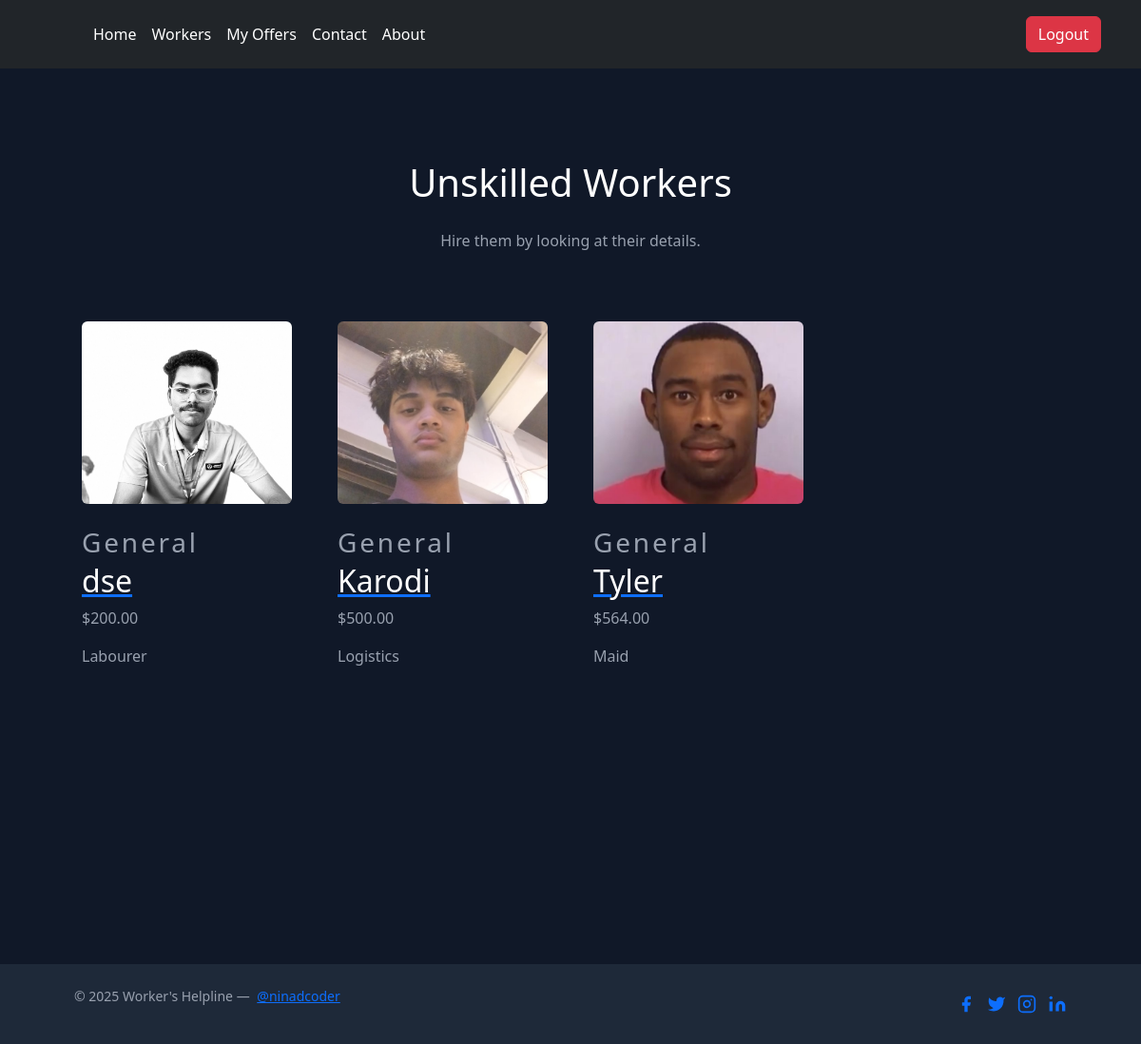
/workers/unskilled/ (signed in), run on an earlier commit of the app's database.
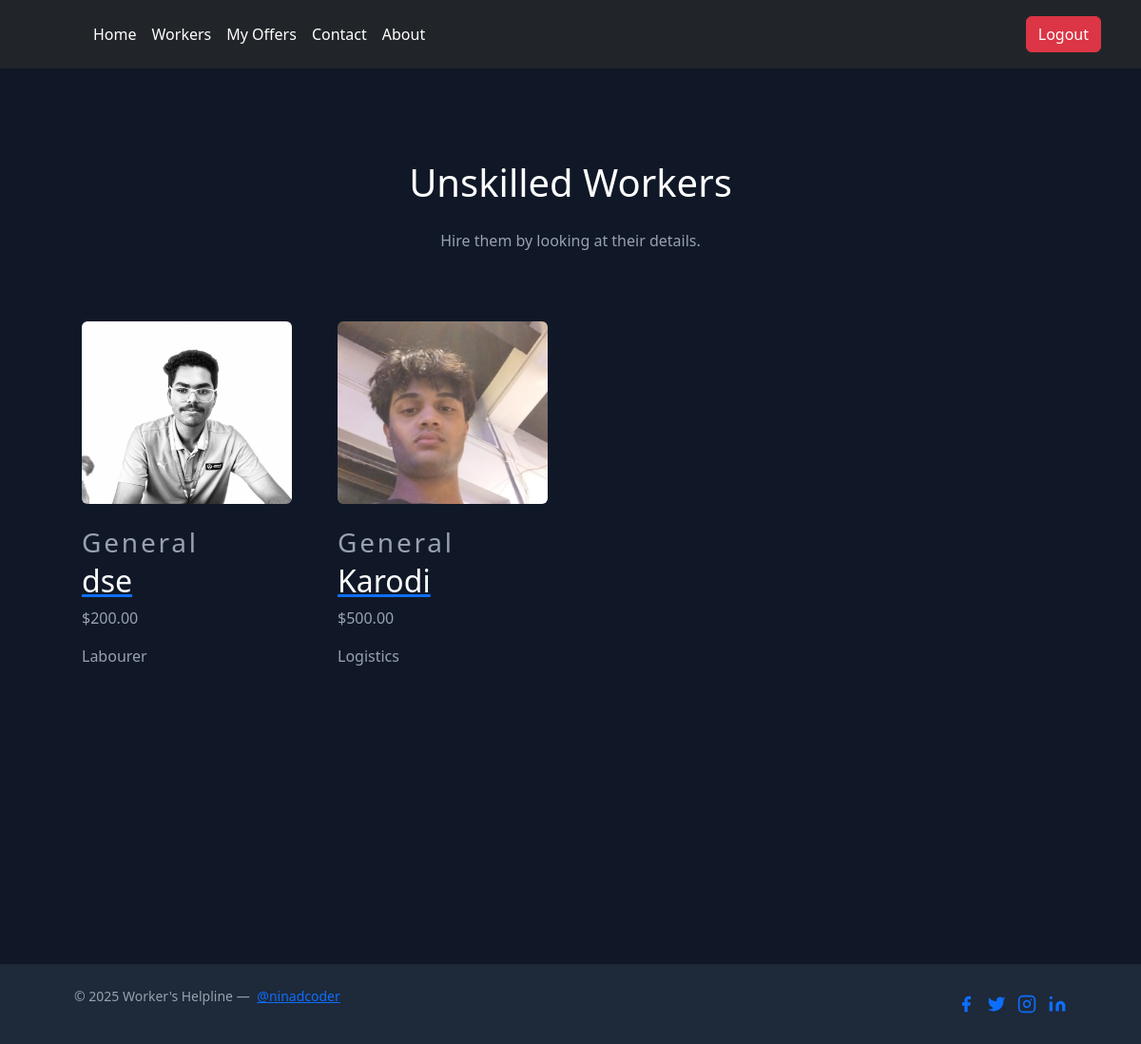
And on a later commit of the database.
### users/models.py (models this page shows, shortened)
class Profile(models.Model):
    ROLE_CHOICES = [
        ('worker', 'Worker'),
        ('hirer', 'Hirer'),
    ]
    WORKER_TYPE_CHOICES = [
        ('qualified', 'Skilled Worker'),
        ('general', 'Unskilled Worker'),
    ]
    user = models.OneToOneField(User, on_delete=models.CASCADE)
    image = models.ImageField(default='default.jpg', upload_to='profile_pics')
    role = models.CharField(max_length=10, choices=ROLE_CHOICES, default='hirer')
    worker_type = models.CharField(max_length=20, choices=WORKER_TYPE_CHOICES, blank=True, null=True)
    job_profession = models.CharField(max_length=255, blank=True, null=True)
    age = models.PositiveIntegerField(blank=True, null=True)
    address = models.CharField(max_length=255, blank=True, null=True)
    wage = models.DecimalField(max_digits=10, decimal_places=2, blank=True, null=True)
    police_verified = models.BooleanField(default=False)

### workers_board/views.py (the view)
# urls.py: path('unskilled/', unskilled, name='unskilled'),
@login_required
def unskilled(request):
    unskilled_workers = Profile.objects.filter(role='worker', worker_type='general')
    return render(request, 'unskilled.html', {'workers': unskilled_workers})

### templates/unskilled.html (shortened to what this page needs)
{% extends "base.html" %}
{% block body %}
<section class="text-gray-400 bg-gray-900 body-font">
  <div class="container px-5 py-24 mx-auto">
    <div class="flex flex-col text-center w-full mb-12">
      <h1 class="sm:text-3xl text-2xl font-medium title-font mb-4 text-white">Unskilled Workers</h1>
      <p class="lg:w-2/3 mx-auto leading-relaxed text-base">Hire them by looking at their details.</p>
    </div>
    <div class="flex flex-wrap -m-4">
      {% for worker in workers %}
      <div class="lg:w-1/4 md:w-1/2 p-4 w-full">
        <a href="{% url 'hire' worker.user.id %}" class="block relative h-48 rounded overflow-hidden">
          {% if worker.image %}
            <img alt="Profile Image" class="object-cover object-center w-full h-full block" src="{{ worker.image.url }}">
          {% else %}
            <img alt="Profile Image" class="object-cover object-center w-full h-full block" src="https://dummyimage.com/420x260">
          {% endif %}
        </a>
        <div class="mt-4">
          <h3 class="text-gray-500 text-xs tracking-widest title-font mb-1">{{ worker.worker_type|title }}</h3>
          <a href="{% url 'hire' worker.user.id %}">
            <h2 class="text-white title-font text-lg font-medium">{{ worker.user.username }}</h2>
          </a>
          <p class="mt-1">${{ worker.wage }}</p>
          <p class="mt-1">{{ worker.job_profession }}</p>
        </div>
      </div>
      {% empty %}
      <p class="text-white">No skilled workers found.</p>
      {% endfor %}
    </div>
  </div>
</section>
{% endblock body %}

What changed in the data, as far as the page shows it:
removed Profile: image (picture), worker_type "General", user.username "Tyler", wage "564.00", job_profession "Maid"
